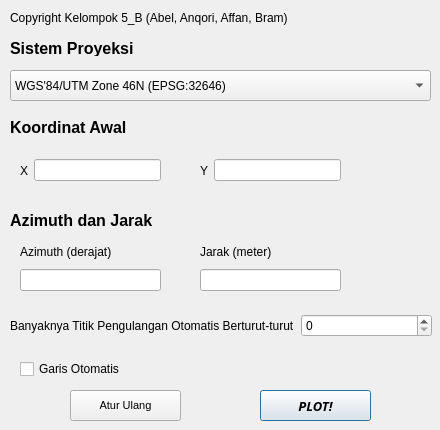
<?xml version="1.0" encoding="UTF-8"?>
<ui version="4.0">
 <class>SudutjarakDialogBase</class>
 <widget class="QDialog" name="SudutjarakDialogBase">
  <property name="geometry">
   <rect>
    <x>0</x>
    <y>0</y>
    <width>440</width>
    <height>430</height>
   </rect>
  </property>
  <property name="windowTitle">
   <string>Sudut dan jarak</string>
  </property>
  <widget class="QLabel" name="label_11">
   <property name="geometry">
    <rect>
     <x>10</x>
     <y>40</y>
     <width>311</width>
     <height>16</height>
    </rect>
   </property>
   <property name="font">
    <font>
     <family>MS Sans Serif</family>
     <pointsize>12</pointsize>
     <weight>75</weight>
     <bold>true</bold>
    </font>
   </property>
   <property name="text">
    <string>Sistem Proyeksi</string>
   </property>
  </widget>
  <widget class="QLabel" name="label_13">
   <property name="geometry">
    <rect>
     <x>10</x>
     <y>120</y>
     <width>426</width>
     <height>15</height>
    </rect>
   </property>
   <property name="font">
    <font>
     <family>MS Sans Serif</family>
     <pointsize>12</pointsize>
     <weight>75</weight>
     <bold>true</bold>
    </font>
   </property>
   <property name="text">
    <string>Koordinat Awal</string>
   </property>
  </widget>
  <widget class="QLabel" name="label_17">
   <property name="geometry">
    <rect>
     <x>10</x>
     <y>210</y>
     <width>181</width>
     <height>20</height>
    </rect>
   </property>
   <property name="font">
    <font>
     <family>MS Sans Serif</family>
     <pointsize>12</pointsize>
     <weight>75</weight>
     <bold>true</bold>
    </font>
   </property>
   <property name="text">
    <string>Azimuth dan Jarak</string>
   </property>
  </widget>
  <widget class="QCheckBox" name="checkBox_2">
   <property name="geometry">
    <rect>
     <x>20</x>
     <y>360</y>
     <width>231</width>
     <height>18</height>
    </rect>
   </property>
   <property name="text">
    <string>Garis Otomatis</string>
   </property>
  </widget>
  <widget class="QPushButton" name="push_ok_2">
   <property name="geometry">
    <rect>
     <x>260</x>
     <y>390</y>
     <width>111</width>
     <height>31</height>
    </rect>
   </property>
   <property name="minimumSize">
    <size>
     <width>111</width>
     <height>0</height>
    </size>
   </property>
   <property name="maximumSize">
    <size>
     <width>111</width>
     <height>16777215</height>
    </size>
   </property>
   <property name="font">
    <font>
     <family>Lucida Bright</family>
     <pointsize>10</pointsize>
     <weight>75</weight>
     <italic>true</italic>
     <bold>true</bold>
    </font>
   </property>
   <property name="text">
    <string>PLOT!</string>
   </property>
  </widget>
  <widget class="QLabel" name="label_21">
   <property name="geometry">
    <rect>
     <x>10</x>
     <y>10</y>
     <width>291</width>
     <height>16</height>
    </rect>
   </property>
   <property name="text">
    <string>Copyright Kelompok 5_B (Abel, Anqori, Affan, Bram)</string>
   </property>
  </widget>
  <widget class="QWidget" name="layoutWidget">
   <property name="geometry">
    <rect>
     <x>20</x>
     <y>150</y>
     <width>141</width>
     <height>41</height>
    </rect>
   </property>
   <layout class="QHBoxLayout" name="horizontalLayout_7">
    <item>
     <widget class="QLabel" name="label_15">
      <property name="text">
       <string>X</string>
      </property>
     </widget>
    </item>
    <item>
     <widget class="QLineEdit" name="input_x_2"/>
    </item>
   </layout>
  </widget>
  <widget class="QWidget" name="layoutWidget_2">
   <property name="geometry">
    <rect>
     <x>200</x>
     <y>150</y>
     <width>141</width>
     <height>41</height>
    </rect>
   </property>
   <layout class="QHBoxLayout" name="horizontalLayout_8">
    <item>
     <widget class="QLabel" name="label_16">
      <property name="text">
       <string>Y</string>
      </property>
     </widget>
    </item>
    <item>
     <widget class="QLineEdit" name="input_y_2"/>
    </item>
   </layout>
  </widget>
  <widget class="QComboBox" name="comboBox_2">
   <property name="geometry">
    <rect>
     <x>10</x>
     <y>70</y>
     <width>421</width>
     <height>31</height>
    </rect>
   </property>
   <property name="minimumSize">
    <size>
     <width>251</width>
     <height>0</height>
    </size>
   </property>
   <item>
    <property name="text">
     <string>WGS'84/UTM Zone 46N (EPSG:32646)</string>
    </property>
   </item>
   <item>
    <property name="text">
     <string>WGS'84/UTM Zone 46S (EPSG:32746)</string>
    </property>
   </item>
   <item>
    <property name="text">
     <string>WGS'84/UTM Zone 47N (EPSG:32647)</string>
    </property>
   </item>
   <item>
    <property name="text">
     <string>WGS'84/UTM Zone 47S (EPSG:32747)</string>
    </property>
   </item>
   <item>
    <property name="text">
     <string>WGS'84/UTM Zone 48N (EPSG:32648)</string>
    </property>
   </item>
   <item>
    <property name="text">
     <string>WGS'84/UTM Zone 48S (EPSG:32748)</string>
    </property>
   </item>
   <item>
    <property name="text">
     <string>WGS'84/UTM Zone 49N (EPSG:32649)</string>
    </property>
   </item>
   <item>
    <property name="text">
     <string>WGS'84/UTM Zone 49S (EPSG:32749)</string>
    </property>
   </item>
   <item>
    <property name="text">
     <string>WGS'84/UTM Zone 50N (EPSG:32650)</string>
    </property>
   </item>
   <item>
    <property name="text">
     <string>WGS'84/UTM Zone 50S (EPSG:32750)</string>
    </property>
   </item>
   <item>
    <property name="text">
     <string>WGS'84/UTM Zone 51N (EPSG:32651)</string>
    </property>
   </item>
   <item>
    <property name="text">
     <string>WGS'84/UTM Zone 51S (EPSG:32751)</string>
    </property>
   </item>
   <item>
    <property name="text">
     <string>WGS'84/UTM Zone 52N (EPSG:32652)</string>
    </property>
   </item>
   <item>
    <property name="text">
     <string>WGS'84/UTM Zone 52S (EPSG:32752)</string>
    </property>
   </item>
   <item>
    <property name="text">
     <string>WGS'84/UTM Zone 53N (EPSG:32653)</string>
    </property>
   </item>
   <item>
    <property name="text">
     <string>WGS'84/UTM Zone 53S (EPSG:32753)</string>
    </property>
   </item>
   <item>
    <property name="text">
     <string>WGS'84/UTM Zone 54N (EPSG:32654)</string>
    </property>
   </item>
   <item>
    <property name="text">
     <string>WGS'84/UTM Zone 54S (EPSG:32754)</string>
    </property>
   </item>
  </widget>
  <widget class="QWidget" name="layoutWidget_3">
   <property name="geometry">
    <rect>
     <x>20</x>
     <y>240</y>
     <width>141</width>
     <height>51</height>
    </rect>
   </property>
   <layout class="QVBoxLayout" name="verticalLayout_2">
    <item>
     <widget class="QLabel" name="label_18">
      <property name="text">
       <string>Azimuth (derajat)</string>
      </property>
     </widget>
    </item>
    <item>
     <widget class="QLineEdit" name="input_az_2"/>
    </item>
   </layout>
  </widget>
  <widget class="QWidget" name="layoutWidget_4">
   <property name="geometry">
    <rect>
     <x>200</x>
     <y>240</y>
     <width>141</width>
     <height>51</height>
    </rect>
   </property>
   <layout class="QVBoxLayout" name="verticalLayout_3">
    <item>
     <widget class="QLabel" name="label_19">
      <property name="text">
       <string>Jarak (meter)</string>
      </property>
     </widget>
    </item>
    <item>
     <widget class="QLineEdit" name="input_jarak_2"/>
    </item>
   </layout>
  </widget>
  <widget class="QWidget" name="layoutWidget_5">
   <property name="geometry">
    <rect>
     <x>10</x>
     <y>310</y>
     <width>422</width>
     <height>31</height>
    </rect>
   </property>
   <layout class="QHBoxLayout" name="horizontalLayout_5">
    <item>
     <widget class="QLabel" name="label_20">
      <property name="text">
       <string>Banyaknya Titik Pengulangan Otomatis Berturut-turut</string>
      </property>
     </widget>
    </item>
    <item>
     <widget class="QSpinBox" name="spinBox_2">
      <property name="minimumSize">
       <size>
        <width>111</width>
        <height>0</height>
       </size>
      </property>
     </widget>
    </item>
   </layout>
  </widget>
  <widget class="QPushButton" name="atur_ulang_ok">
   <property name="geometry">
    <rect>
     <x>70</x>
     <y>390</y>
     <width>111</width>
     <height>31</height>
    </rect>
   </property>
   <property name="minimumSize">
    <size>
     <width>111</width>
     <height>0</height>
    </size>
   </property>
   <property name="maximumSize">
    <size>
     <width>111</width>
     <height>16777215</height>
    </size>
   </property>
   <property name="font">
    <font>
     <family>MS Shell Dlg 2</family>
     <pointsize>8</pointsize>
     <weight>50</weight>
     <italic>false</italic>
     <bold>false</bold>
    </font>
   </property>
   <property name="text">
    <string>Atur Ulang</string>
   </property>
  </widget>
 </widget>
 <resources/>
 <connections/>
</ui>
